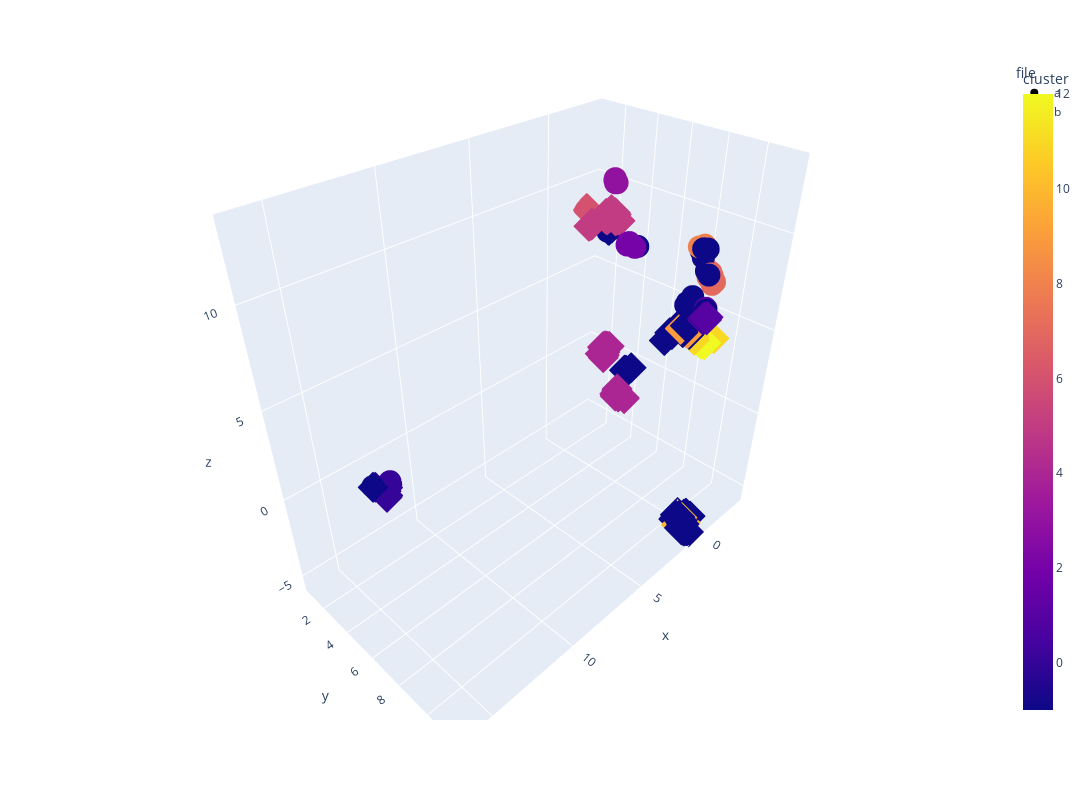

Source (notebook cell):
### Code cell
import umap
import numpy as np
import pandas as pd
import plotly.express as px

# Создаем DataFrame для удобства работы с Plotly
df = pd.DataFrame({
    'x': rdim_embedding_values[:, 0],
    'y': rdim_embedding_values[:, 1],
    'z': rdim_embedding_values[:, 2],
    'file': embeddings['source'],
    'line': [i if i < len(embeddings_a) else i - len(embeddings_a) for i in embeddings.index],
    'cluster': cluster_labels,
})

# Создаем интерактивный 3D scatter plot
fig = px.scatter_3d(
    df,
    x='x', y='y', z='z',
    color='cluster',       # раскраска по меткам кластера
    symbol='file',        # разные символы для групп 'a' и 'b'
    hover_data=['file', 'line', 'cluster']  # данные, отображаемые при наведении
)

fig.update_layout(
    width=1200,  # ширина графика в пикселях
    height=800   # высота графика в пикселях
)

fig.show()

### Figure 1 — Plotly figure (JSON) as saved in the notebook; plotly's stock layout.template omitted (floating-point values rounded to 4 significant figures; data arrays with more than 128 entries replaced by an {"elided": "..."} marker saying what was removed)
{"data": [{"customdata": {"elided": "67x3 mixed values"}, "hovertemplate": "file=%{customdata[0]}<br>x=%{x}<br>y=%{y}<br>z=%{z}<br>line=%{customdata[1]}<br>cluster=%{marker.color}<extra></extra>", "legendgroup": "a", "marker": {"color": [-1, -1, -1, -1, -1, -1, -1, 1, -1, -1, -1, -1, -1, -1, -1, -1, -1, -1, -1, 3, -1, 7, 7, 8, 3, -1, 7, 7, 8, 3, -1, 7, 7, 8, 3, -1, 7, 7, 8, 3, -1, 7, 7, 8, 3, -1, 7, 7, 8, 3, -1, 2, 2, 2, 2, 2, 2, 2, 2, 2, 0, 0, 0, 0, -1, 0, 0], "coloraxis": "coloraxis", "symbol": "circle"}, "mode": "markers", "name": "a", "scene": "scene", "showlegend": true, "type": "scatter3d", "x": [-3.076, -3.0, -3.078, -3.217, -3.042, -3.17, 1.138, 1.306, 1.303, 1.367, 1.174, 0.7736, 0.7614, 0.5787, 0.824, -0.1178, 0.2198, 0.1635, 0.03588, 3.066, -0.1971, 0.08153, -0.02834, -0.1901, 2.994, -0.1254, 0.1833, 0.1092, -0.1885, 3.101, -0.03539, 0.263, 0.06049, 0.054, 3.12, -0.09477, 0.1887, -0.06511, -0.1867, 3.071, -0.0875, 0.139, -0.1007, -0.2888, 3.024, -0.06584, 0.1172, -0.148, -0.1008, 3.024, 3.094, 3.277, 3.532, 3.536, 3.483, 3.588, 3.434, 3.561, 3.585, 3.506, 15.6, 15.51, 15.62, 15.68, 16.27, 16.26, 16.01], "y": [2.155, 2.165, 1.878, 2.213, 1.921, 2.212, 10.37, 11.16, 11.17, 11.22, 10.43, 9.866, 9.851, 9.973, 9.832, 9.944, 10.42, 10.24, 9.916, 7.243, 9.953, 10.6, 10.43, 9.883, 7.153, 9.784, 10.65, 10.46, 9.746, 7.269, 9.83, 10.67, 10.31, 9.66, 7.297, 9.797, 10.58, 10.31, 9.825, 7.201, 9.799, 10.7, 10.31, 9.715, 7.187, 9.723, 10.59, 10.23, 9.674, 7.281, 8.637, 8.632, 8.588, 8.534, 8.542, 8.464, 8.644, 8.533, 8.486, 8.514, 7.489, 7.303, 7.42, 7.338, 7.34, 7.34, 7.8], "z": [7.509, 7.59, 7.181, 7.523, 7.237, 7.444, 7.011, 7.944, 7.928, 7.888, 6.935, 7.436, 7.495, 7.77, 7.382, 9.817, 8.863, 8.97, 9.455, 12.98, 9.799, 8.65, 8.757, 9.674, 13.05, 9.698, 8.617, 8.893, 9.796, 12.94, 9.824, 8.52, 8.653, 9.887, 12.97, 9.506, 8.668, 8.818, 9.711, 13.03, 9.571, 8.599, 8.839, 9.877, 12.95, 9.636, 8.665, 8.798, 9.742, 12.92, 10.58, 10.59, 10.8, 10.86, 10.76, 10.74, 10.74, 10.85, 10.83, 10.78, 4.606, 4.592, 4.672, 4.391, 4.856, 4.837, 4.502]}, {"customdata": {"elided": "194x3 mixed values"}, "hovertemplate": "file=%{customdata[0]}<br>x=%{x}<br>y=%{y}<br>z=%{z}<br>line=%{customdata[1]}<br>cluster=%{marker.color}<extra></extra>", "legendgroup": "b", "marker": {"color": {"elided": "194 int values"}, "coloraxis": "coloraxis", "symbol": "diamond"}, "mode": "markers", "name": "b", "scene": "scene", "showlegend": true, "type": "scatter3d", "x": {"elided": "194 float values"}, "y": {"elided": "194 float values"}, "z": {"elided": "194 float values"}}], "layout": {"coloraxis": {"colorbar": {"title": {"text": "cluster"}}, "colorscale": [[0, "#0d0887"], [0.1111, "#46039f"], [0.2222, "#7201a8"], [0.3333, "#9c179e"], [0.4444, "#bd3786"], [0.5556, "#d8576b"], [0.6667, "#ed7953"], [0.7778, "#fb9f3a"], [0.8889, "#fdca26"], [1, "#f0f921"]]}, "height": 800, "legend": {"title": {"text": "file"}, "tracegroupgap": 0}, "margin": {"t": 60}, "scene": {"domain": {"x": [0, 1], "y": [0, 1]}, "xaxis": {"title": {"text": "x"}}, "yaxis": {"title": {"text": "y"}}, "zaxis": {"title": {"text": "z"}}}, "width": 1200}}
